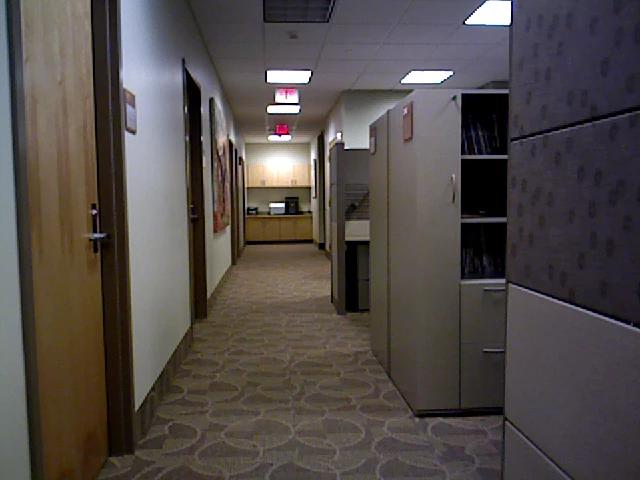
%> input picture MultipleViewGeometry/HW2/HW2_20213569_1.jpg, 640 x 480 px
$ octave main.m   (GNU Octave 9; MATLAB toolbox functions it lacks are replaced by stand-ins)
%> lines starting %> are read from the running program, lines starting %| are printed output that depends on the picture
### MultipleViewGeometry/HW2/GetJacobian.m
function [epsilon, J] = GetJacobian(H, src, tar)
%GETJACOBIAN 이 함수의 요약 설명 위치
%   자세한 설명 위치
    J = zeros(2*size(src,1),9);
    tar_s = H*transpose(src);
    tar_s = transpose(tar_s./tar_s(3,:));
    for i=1:size(src,1)
        %f1 = H(1,1)*src(i,1) + H(1,2)*src(i,2) + H(1,3);
        %f2 = H(2,1)*src(i,1) + H(2,2)*src(i,2) + H(2,3);
        %f3 = H(3,1)*src(i,1) + H(3,2)*src(i,2) + H(3,3);
        f1 = tar_s(i,1);
        f2 = tar_s(i,2);
        f3 = tar_s(i,3);
        J(2*i-1, 1:3) = src(i,1:3)/f3;
        J(2*i-1, 7:9) = -src(i,1:3)*f1/f3^2;
        J(2*i, 4:6) = src(i,1:3)/f3;
        J(2*i, 7:9) = -src(i,1:3)*f2/f3^2;
    end
    %tar_s = H*transpose(src);
    %tar_s = tar_s./tar_s(3,:);
    epsilon = transpose(tar-tar_s);
    epsilon = reshape(epsilon(1:2,:), [2*size(src,1),1]);
end

### MultipleViewGeometry/HW2/main.m
% KAIST EE667
% Multiple View Geometry, 2021 Spring
% HW2: Conic Fitting
%
% Student ID     : 20213569
% Name           : Byeongin Joung
% Date           : 2021.04.08
% Matlab Ver.    : R2021a
%

% Set All parameter
% Conic, hyperbola or ellipse,
% sigma(for gaussian noise), gaussian noise
% ellipse will be only if hyperbola = 0.
clear all
close all
warning('off', 'all')
comp = [50, 3, 300, 2, 25, 300];   % components of Conic
hyperbola = 0;                  % Set hyperbola
num_points = 100;
params_points = linspace(-3.14, 3.14, num_points);
sigma = 10;                     % variance for gaussian noise
gn = sqrt(sigma)*randn(size(params_points)); % gaussian noise

% Load RGB Images
img1 = imread('HW2_20213569_1.jpg');
%> img1 is the input picture: size 480x640x3 uint8; mean R, G, B 82.5, 75.7, 73.3

% Transform to gray-scale image and get size
img1_gray = rgb2gray(img1);
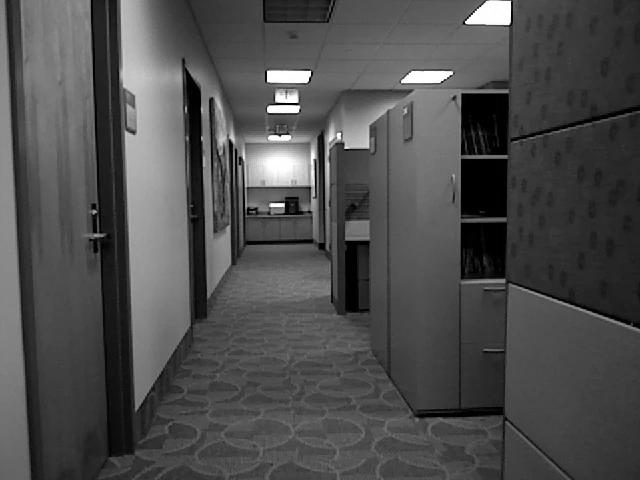
%> img1_gray: size 480x640 uint8; min 0, max 255, mean 77.5
h = size(img1, 1);
%> h = 480
w = size(img1, 2);
%> w = 640

% Get samples from 'with Gaussian Noise' figure
r = randperm(100);
num_rand = 15;
target = zeros(num_rand,1);
target_gn = zeros(num_rand,1);
for i=1:num_rand
    target(i) = params_points(r(i));
    target_gn(i) = gn(r(i));
end

% Plot gray img with conic
figure()
subplot(1,2,1), imshow(img1_gray), hold on % w/o Gaussian Noise
if hyperbola == 1  % plot both side of hyperbola
    x = comp(1) * cosh(params_points) + comp(2) * sinh(params_points) + comp(3);
    y = comp(4) * cosh(params_points) + comp(5) * sinh(params_points) + comp(6);
    plot(x,y, -x, y, "LineWidth", 3, "Color", 'red')
else               % Ellipse
    x = comp(1) * cos(params_points) + comp(2) * sin(params_points) + comp(3);
    y = comp(4) * cos(params_points) + comp(5) * sin(params_points) + comp(6);
    plot(x,y, "LineWidth", 3, "Color", 'red')
    x_source = comp(1) * cos(target) + comp(2) * sin(target) + comp(3);
    y_source = comp(4) * cos(target) + comp(5) * sin(target) + comp(6);
    plot(x_source,y_source, 'o', "Color", 'blue')
end
title('w/o GN')
subplot(1,2,2), imshow(img1_gray), hold on % w Gaussian Noise
if hyperbola == 1
    x = comp(1) * cosh(params_points) + comp(2) * sinh(params_points) + comp(3);
    y = comp(4) * cosh(params_points) + comp(5) * sinh(params_points) + comp(6);
    plot(x,y, -x, y, "LineWidth", 3, "Color", 'red')
else
    x = comp(1) * cos(params_points) + comp(2) * sin(params_points) + comp(3) + gn;
    y = comp(4) * cos(params_points) + comp(5) * sin(params_points) + comp(6) + gn;
    plot(x,y, "LineWidth", 3, "Color", 'red')
    x_target = comp(1) * cos(target) + comp(2) * sin(target) + comp(3) + target_gn;
    y_target = comp(4) * cos(target) + comp(5) * sin(target) + comp(6) + target_gn;
    plot(x_target,y_target, 'o', "Color", 'blue')
end
title('w GN')
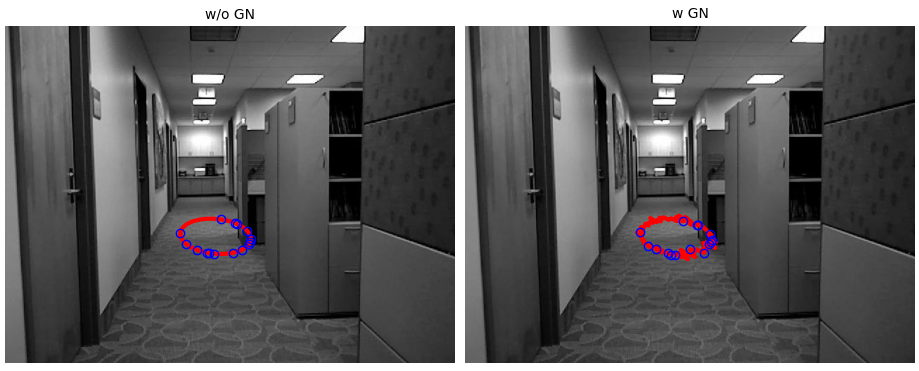
%> figure redrawn from the program's plot data, 2 panels
% Conic Fitting with DLT algorithm
% Inhomogeneous method to find H
tar = [x_target, y_target, ones(num_rand,1)];
src = [x_source, y_source, ones(num_rand,1)];

% set A to find init H
A = zeros(2*num_rand,9);
for i=1:num_rand
    A(2*i-1, 4:6, :) = -src(i,:);
    A(2*i-1, 7:9, :) = tar(i,2)*src(i,:);
    A(2*i, 1:3, :) = src(i,:);
    A(2*i, 7:9, :) = -tar(i,1)*src(i,:);
end

[~, ~, V] = svd(A);
V = transpose(V);
H = [V(9,1:3) V(9,4:6) V(9,7:9)];

result = A*transpose(H);
loss = sqrt(sum(result.^2))/sqrt(sum(H.^2));

x = comp(1) * cos(params_points) + comp(2) * sin(params_points) + comp(3);
y = comp(4) * cos(params_points) + comp(5) * sin(params_points) + comp(6);
origin = [transpose(x), transpose(y), transpose(ones(size(y)))];
H_mat = [H(1:3); H(4:6); H(7:9)];
homography = H_mat*transpose(origin);
homography = homography(1:2,:)./homography(3,:);

% Conic Fitting with Normalized DLT algorithm

% Normalization
m = [w/2 h/2];
%> m = [320 240]
s = h+w;
%> s = 1120
T_src = [[s 0 m(1)]; [0 s m(2)]; [0 0 1]];
%> T_src = [1120 0 320; 0 1120 240; 0 0 1]
T_tar = [[s 0 m(1)]; [0 s m(2)]; [0 0 1]];
%> T_tar = [1120 0 320; 0 1120 240; 0 0 1]

src_norm = transpose(T_src\transpose(src));
tar_norm = transpose(T_tar\transpose(tar));

A_norm = zeros(2*num_rand,9);
for i=1:num_rand
    A_norm(2*i-1, 4:6, :) = -src_norm(i,:);
    A_norm(2*i-1, 7:9, :) = tar_norm(i,2)*src_norm(i,:);
    A_norm(2*i, 1:3, :) = src_norm(i,:);
    A_norm(2*i, 7:9, :) = -tar_norm(i,1)*src_norm(i,:);
end

[U, D, V] = svd(A_norm);
V = transpose(V);
H_norm = [V(9,1:3) V(9,4:6) V(9,7:9)];

result_norm = A_norm*transpose(H_norm);
loss_norm = sqrt(sum(result_norm.^2))/sqrt(sum(H_norm.^2));
% Denormalization
H_mat_norm = [H_norm(1:3); H_norm(4:6); H_norm(7:9)];
H_mat_norm = T_tar*H_mat_norm/T_src;
H_mat_norm = H_mat_norm/H_mat_norm(3,3);

homography_norm = H_mat_norm * transpose(origin);
homography_norm = homography_norm(1:2,:)./homography_norm(3,:);

% Conic fitting with Levenberg-Marquardt method by using sampson error
% homography를 optmize하는 방식으로 진행할 것.
% error는 reprojection error를 바탕으로 하는데, 어짜피 이게 homography임.
% good. everything will be fine.

[epsilon, jacobian] = GetJacobian(H_mat_norm, src, tar);
JTJ = transpose(jacobian)*jacobian;
JTe = transpose(jacobian)*epsilon;
delta = -transpose(JTJ\JTe);
H_update = [H_mat_norm(1,1:3)+delta(1:3); H_mat_norm(2,1:3)+delta(4:6); H_mat_norm(3,1:3)+delta(7:9)];
H_update = H_update/H_update(3,3);

epsilon = jacobian*transpose([H_update(1:3), H_update(4:6), H_update(7:9)]);
sampson_init = transpose(epsilon)*inv(jacobian*transpose(jacobian))*epsilon;

thres_delta = sqrt(sum(delta.^2,'all'));
threshold = 10;

max_iter = 30;
iter = 0;
while thres_delta > threshold
    [epsilon, jacobian] = GetJacobian(H_update, src, tar);
    JTJ = transpose(jacobian)*jacobian;
    JTe = transpose(jacobian)*epsilon;
    delta = -transpose(JTJ\JTe);
    H_update = [H_update(1,1:3)+delta(1:3); H_update(2,1:3)+delta(4:6); H_update(3,1:3)+delta(7:9)];
    H_update = H_update/H_update(3,3);
    epsilon = jacobian*transpose([H_update(1:3), H_update(4:6), H_update(7:9)]);
    sampson_init = transpose(epsilon)*inv(jacobian*transpose(jacobian))*epsilon;

    thres_delta = sqrt(sum(delta.^2,'all'));
    iter = iter + 1;

    if iter > max_iter
        break
    end
end

homography_LM = H_update * transpose(origin);
homography_LM = homography_LM./homography_LM(3,:);

figure()
subplot(1,3,1)
imshow(img1_gray), hold on, title('w/o Normalization')
if hyperbola == 1  % plot both side of hyperbola
    x = comp(1) * cosh(params_points) + comp(2) * sinh(params_points) + comp(3);
    y = comp(4) * cosh(params_points) + comp(5) * sinh(params_points) + comp(6);
    plot(x,y, -x, y, "LineWidth", 3, "Color", 'red')
else               % Ellipse
    plot(x, y, "LineWidth", 2, "Color", "red");
    x_source = comp(1) * cos(target) + comp(2) * sin(target) + comp(3);
    y_source = comp(4) * cos(target) + comp(5) * sin(target) + comp(6);
    plot(x_source,y_source, 'o', "Color", 'blue');
    plot(homography(1,:), homography(2,:), "LineWidth", 2, "Color", 'white');
end
subplot(1,3,2)
imshow(img1_gray), hold on, title('w Normalization')
if hyperbola == 1  % plot both side of hyperbola
    x = comp(1) * cosh(params_points) + comp(2) * sinh(params_points) + comp(3);
    y = comp(4) * cosh(params_points) + comp(5) * sinh(params_points) + comp(6);
    plot(x,y, -x, y, "LineWidth", 3, "Color", 'red')
else               % Ellipse
    plot(x, y, "LineWidth", 2, "Color", "red");
    x_source = comp(1) * cos(target) + comp(2) * sin(target) + comp(3);
    y_source = comp(4) * cos(target) + comp(5) * sin(target) + comp(6);
    plot(x_source,y_source, 'o', "Color", 'blue');
    plot(homography_norm(1,:), homography_norm(2,:), "LineWidth", 2, "Color", 'white');
end
subplot(1,3,3)
imshow(img1_gray), hold on, title('w LM')
if hyperbola == 1  % plot both side of hyperbola
    x = comp(1) * cosh(params_points) + comp(2) * sinh(params_points) + comp(3);
    y = comp(4) * cosh(params_points) + comp(5) * sinh(params_points) + comp(6);
    plot(x,y, -x, y, "LineWidth", 3, "Color", 'red')
else               % Ellipse
    plot(x, y, "LineWidth", 2, "Color", "red");
    x_source = comp(1) * cos(target) + comp(2) * sin(target) + comp(3);
    y_source = comp(4) * cos(target) + comp(5) * sin(target) + comp(6);
    plot(x_source,y_source, 'o', "Color", 'blue');
    plot(homography_LM(1,:), homography_LM(2,:), "LineWidth", 2, "Color", 'white');
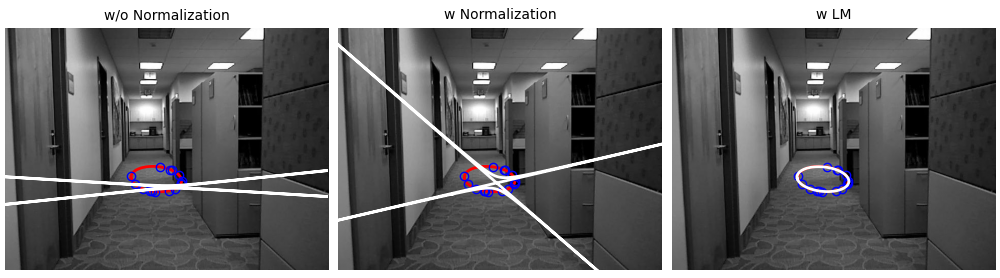
%> figure redrawn from the program's plot data, 3 panels
    %plot(tar_LM(:,1), tar_LM(:,2), "LineWidth", 2, "Color", 'white');
end
